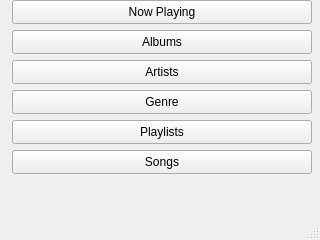
<?xml version="1.0" encoding="UTF-8"?>
<ui version="4.0">
 <class>wMainScreen</class>
 <widget class="QMainWindow" name="wMainScreen">
  <property name="windowModality">
   <enum>Qt::ApplicationModal</enum>
  </property>
  <property name="geometry">
   <rect>
    <x>0</x>
    <y>0</y>
    <width>320</width>
    <height>240</height>
   </rect>
  </property>
  <property name="sizePolicy">
   <sizepolicy hsizetype="Fixed" vsizetype="Fixed">
    <horstretch>0</horstretch>
    <verstretch>0</verstretch>
   </sizepolicy>
  </property>
  <property name="minimumSize">
   <size>
    <width>320</width>
    <height>240</height>
   </size>
  </property>
  <property name="maximumSize">
   <size>
    <width>320</width>
    <height>240</height>
   </size>
  </property>
  <property name="sizeIncrement">
   <size>
    <width>320</width>
    <height>240</height>
   </size>
  </property>
  <property name="baseSize">
   <size>
    <width>320</width>
    <height>240</height>
   </size>
  </property>
  <property name="windowTitle">
   <string/>
  </property>
  <property name="windowIcon">
   <iconset theme="accessories-calculator"/>
  </property>
  <widget class="QWidget" name="centralwidget">
   <property name="sizePolicy">
    <sizepolicy hsizetype="Fixed" vsizetype="Fixed">
     <horstretch>0</horstretch>
     <verstretch>0</verstretch>
    </sizepolicy>
   </property>
   <widget class="QPushButton" name="pbNowPlaying">
    <property name="geometry">
     <rect>
      <x>12</x>
      <y>0</y>
      <width>300</width>
      <height>24</height>
     </rect>
    </property>
    <property name="sizePolicy">
     <sizepolicy hsizetype="Fixed" vsizetype="Fixed">
      <horstretch>0</horstretch>
      <verstretch>0</verstretch>
     </sizepolicy>
    </property>
    <property name="text">
     <string>Now Playing</string>
    </property>
   </widget>
   <widget class="QPushButton" name="pbAlbums">
    <property name="geometry">
     <rect>
      <x>12</x>
      <y>30</y>
      <width>300</width>
      <height>24</height>
     </rect>
    </property>
    <property name="sizePolicy">
     <sizepolicy hsizetype="Fixed" vsizetype="Fixed">
      <horstretch>0</horstretch>
      <verstretch>0</verstretch>
     </sizepolicy>
    </property>
    <property name="text">
     <string>Albums</string>
    </property>
   </widget>
   <widget class="QPushButton" name="pbArtists">
    <property name="geometry">
     <rect>
      <x>12</x>
      <y>60</y>
      <width>300</width>
      <height>24</height>
     </rect>
    </property>
    <property name="sizePolicy">
     <sizepolicy hsizetype="Fixed" vsizetype="Fixed">
      <horstretch>0</horstretch>
      <verstretch>0</verstretch>
     </sizepolicy>
    </property>
    <property name="text">
     <string>Artists</string>
    </property>
    <property name="flat">
     <bool>false</bool>
    </property>
   </widget>
   <widget class="QPushButton" name="pbGenre">
    <property name="geometry">
     <rect>
      <x>12</x>
      <y>90</y>
      <width>300</width>
      <height>24</height>
     </rect>
    </property>
    <property name="sizePolicy">
     <sizepolicy hsizetype="Fixed" vsizetype="Fixed">
      <horstretch>0</horstretch>
      <verstretch>0</verstretch>
     </sizepolicy>
    </property>
    <property name="text">
     <string>Genre</string>
    </property>
    <property name="autoDefault">
     <bool>false</bool>
    </property>
    <property name="default">
     <bool>false</bool>
    </property>
    <property name="flat">
     <bool>false</bool>
    </property>
   </widget>
   <widget class="QPushButton" name="pbPlaylists">
    <property name="geometry">
     <rect>
      <x>12</x>
      <y>120</y>
      <width>300</width>
      <height>24</height>
     </rect>
    </property>
    <property name="sizePolicy">
     <sizepolicy hsizetype="Fixed" vsizetype="Fixed">
      <horstretch>0</horstretch>
      <verstretch>0</verstretch>
     </sizepolicy>
    </property>
    <property name="text">
     <string>Playlists</string>
    </property>
   </widget>
   <widget class="QPushButton" name="pbSongs">
    <property name="geometry">
     <rect>
      <x>12</x>
      <y>150</y>
      <width>300</width>
      <height>24</height>
     </rect>
    </property>
    <property name="sizePolicy">
     <sizepolicy hsizetype="Fixed" vsizetype="Fixed">
      <horstretch>0</horstretch>
      <verstretch>0</verstretch>
     </sizepolicy>
    </property>
    <property name="focusPolicy">
     <enum>Qt::StrongFocus</enum>
    </property>
    <property name="contextMenuPolicy">
     <enum>Qt::NoContextMenu</enum>
    </property>
    <property name="text">
     <string>Songs</string>
    </property>
   </widget>
  </widget>
  <widget class="QMenuBar" name="menubar">
   <property name="geometry">
    <rect>
     <x>0</x>
     <y>0</y>
     <width>320</width>
     <height>22</height>
    </rect>
   </property>
  </widget>
  <widget class="QStatusBar" name="statusbar"/>
 </widget>
 <resources/>
 <connections/>
</ui>
